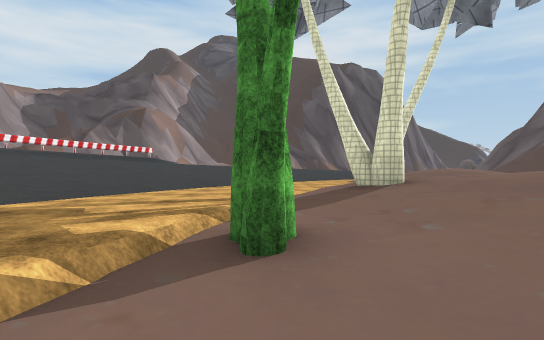
view 1 (above)

24 first-person views from a walk through a 3-D level made in the Unity game engine. The camera is 1.4 m above the floor, looks level and sees 80° across. The floor is counted in squares, 2 m on a side. Each view is taken from the middle of a square. On the plan, view 1 faces up. The plan holds only what a view shows up to about 10 squares ahead; the rest is blank. The place goes on beyond the plan. The player character is not drawn. Some surface patterns are stand-ins.

view 2
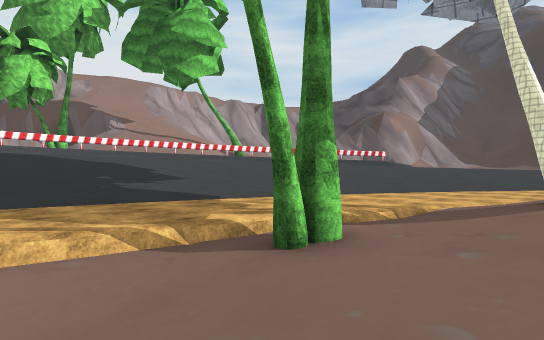

view 3
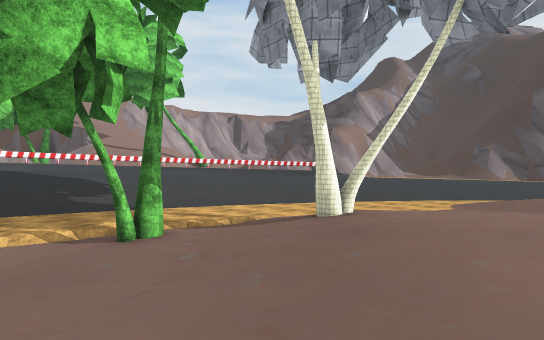

view 4
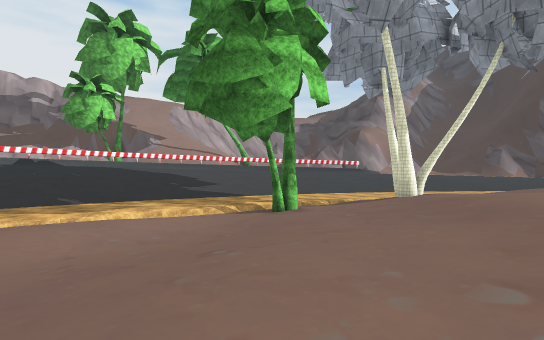

view 5
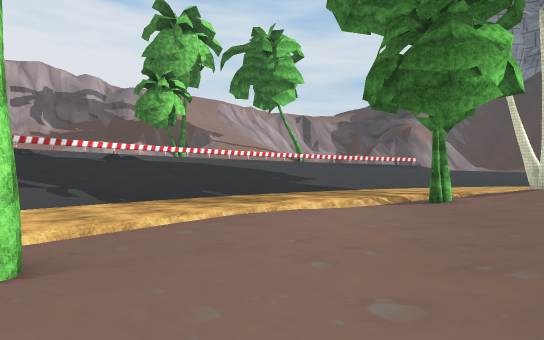

view 6
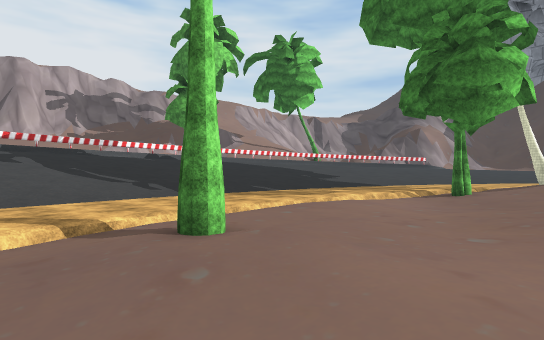

view 7
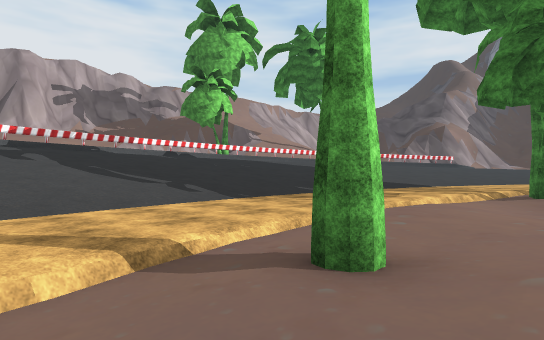

view 8
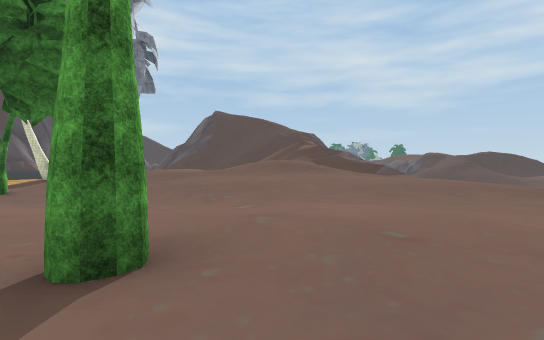

view 9
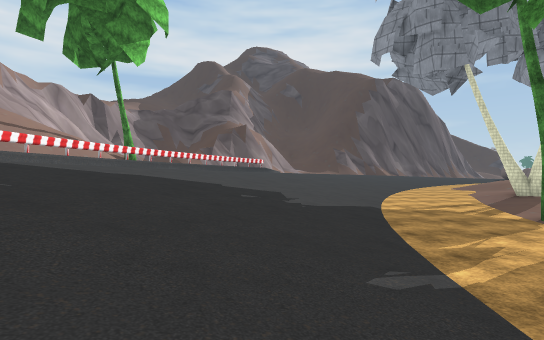

view 10
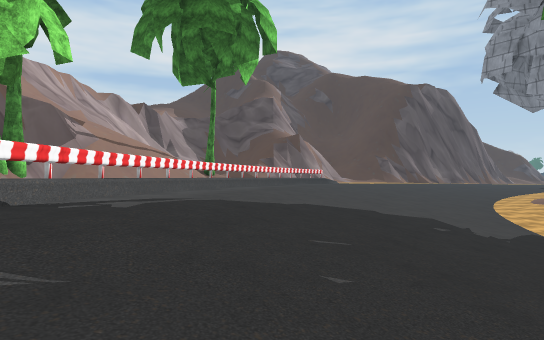

view 11
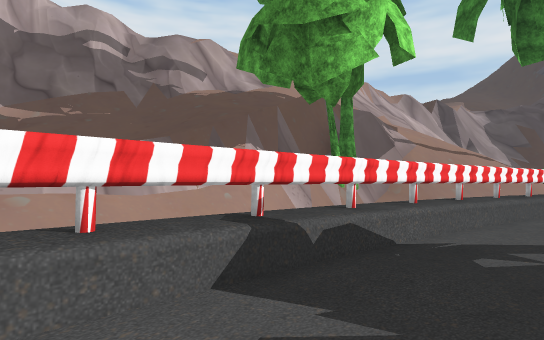

view 12
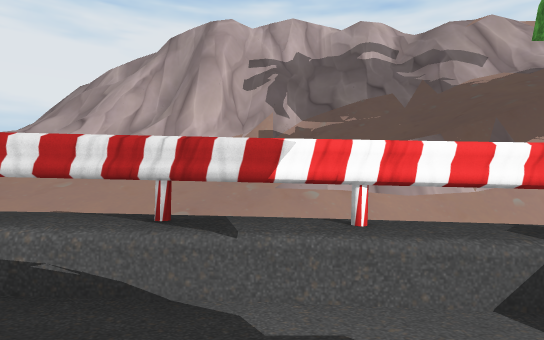

view 13
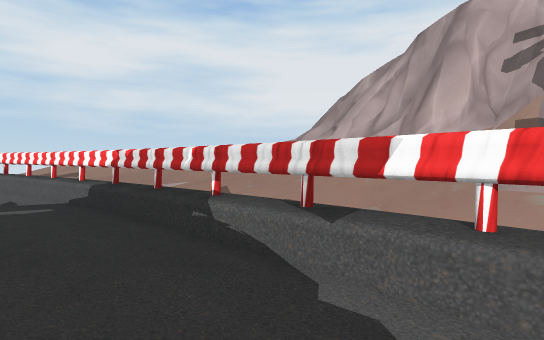

view 14
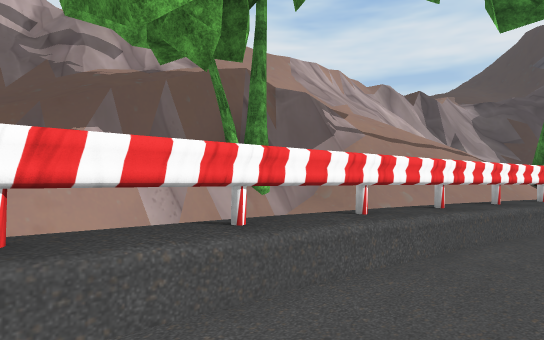

view 15
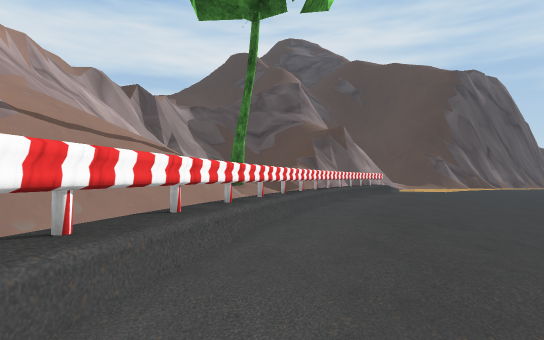

view 16
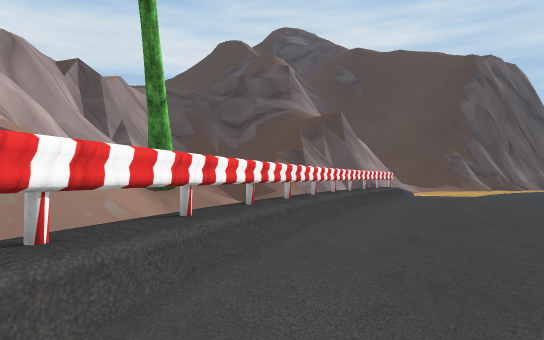

view 17
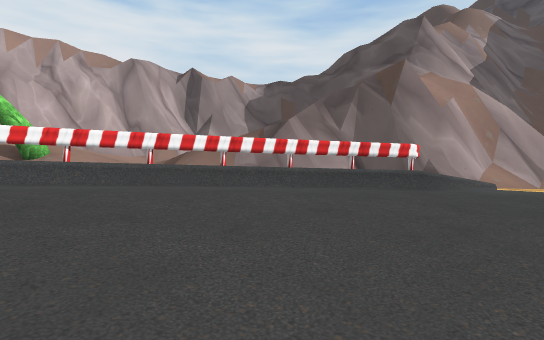

view 18
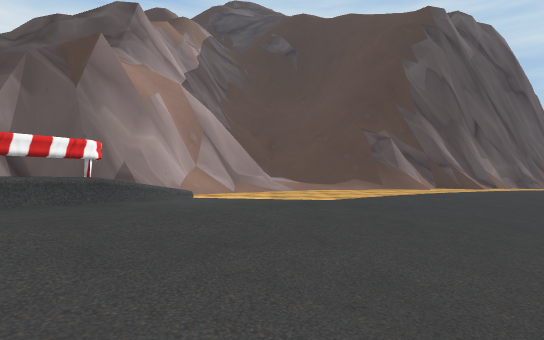

view 19
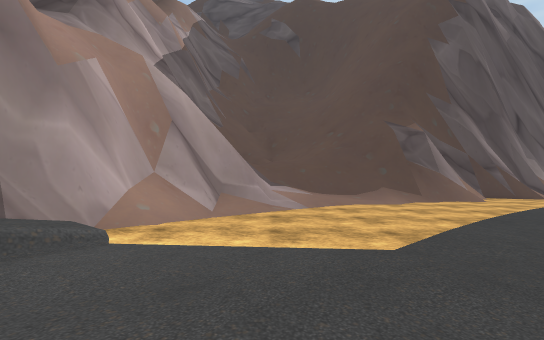

view 20
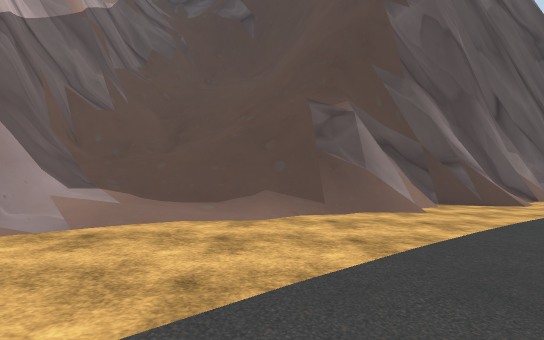

view 21
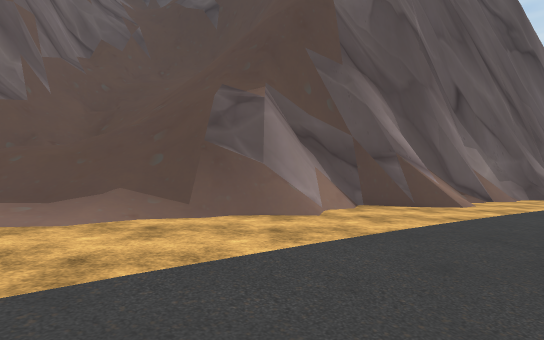

view 22
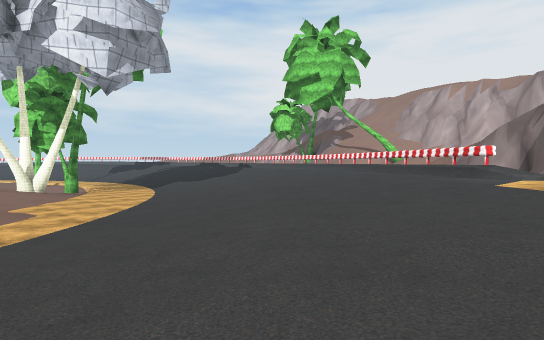

view 23
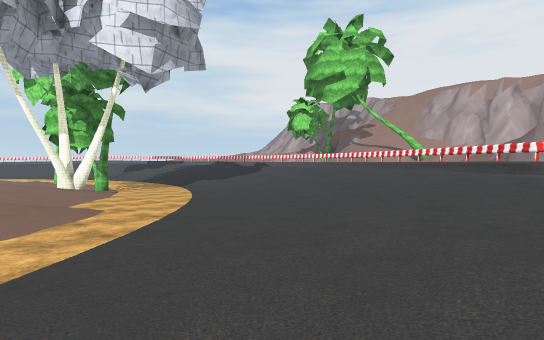

view 24
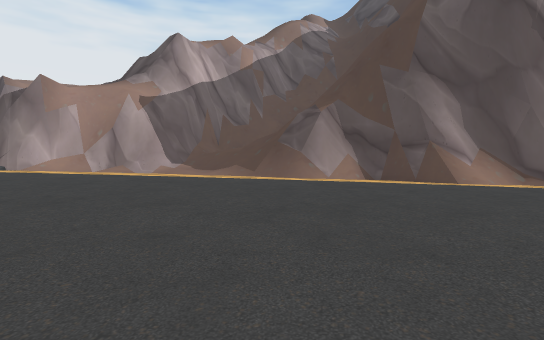

### Floor plan
Key: @ floor where view 1 was taken; # wall or solid block; x gap in a wall; . main floor; : floor 0.75 m higher than the main floor; - floor 0.75 m lower than the main floor; + floor 1.75 m higher than the main floor; * floor 2.5 m higher than the main floor; % floor 3.25 m higher than the main floor; & floor 4.75 m higher than the main floor; $ floor 5.75 m higher than the main floor; / step, stairs or slope; = window, fence, low wall or low ledge; ^ raised ledge; v drop or lower ground; T tree.
Columns run from 25 left of view 1 to 7 right of it. Each row starts with its distance up from view 1.
 30                   ##/=//////xv ##
 29                   #//////^vvv###/
 28                  ###/%////####//:
 27                  ###*%////v###/::
 26               ####/#/////##/::::
 25               /// /#///////:::::
 24                    /#/::/:::::::
 23                  //v#//:::::::::.
 22                  //#/::::::::::..
 21                  /$#/:::::::::...
 20                 /###:::::::::....
 19                /vvx/::::::::.....
 18                /vvx/::::::::.....
 17               //v^#::::::::....
 16        ##    /// #::::::::.....
 15        ##   *///#^+::::::......
 14        #/  */ /^#++::::::......
 13            ///+#+++:::::......
 12      //    /T/^^++:::: .......
 11      ///  /// #+++::::  ...../:
 10       //  ///##+++::::......../:
  9         /////##++:::::..........
  8         /////#+++::::..........
  7         ////##+++::::........::
  6         /#//#++++::::......#:::
  5    #//  ##//=++++:::.....-..::::
  4    #////v#//#**+::::.....--..:::
  3   ##////T# ^#**+::::.....T-..:::
  2 ####////## ^***+::::..../T--..::
  1 ##//////## ^**++::::....----..::
  0   #////&#/ #**++:::.....-@--..::
 -1   ////  // =***+:::.....----..::
 -2   #//   // ^***+:::.....----..::
 -3 =##/    // =***+  :.....----..:::
 -4   #/    // #** + ::.....----...::
 -5   #/    // #**  :::.....----....:
 -6   ##    // ^** ++::.....--.......
 -7         %/ =***++:::....-T...-...
 -8         %* =* *++:::....--...----
 -9         %* ^*        ...------

Positions as (right, up) in squares from view 1, and headings:
1: (0, 0), facing up
2: (2, 0), facing up-left
3: (6, 0), facing up-left
4: (6, -4), facing up-left
5: (3, -7), facing up-left
6: (3, -9), facing up-left
7: (1, -9), facing up-left
8: (-1, -9), facing up-right
9: (-6, -4), facing up
10: (-10, -4), facing up
11: (-12, -3), facing up-left
12: (-12, -3), facing left
13: (-12, -2), facing down-left
14: (-12, 0), facing up-left
15: (-12, 2), facing up
16: (-11, 6), facing up
17: (-4, 11), facing up-left
18: (-4, 13), facing up
19: (-4, 16), facing up
20: (-1, 19), facing up
21: (1, 20), facing up
22: (4, 20), facing down-left
23: (5, 19), facing down-left
24: (7, 18), facing up-left
